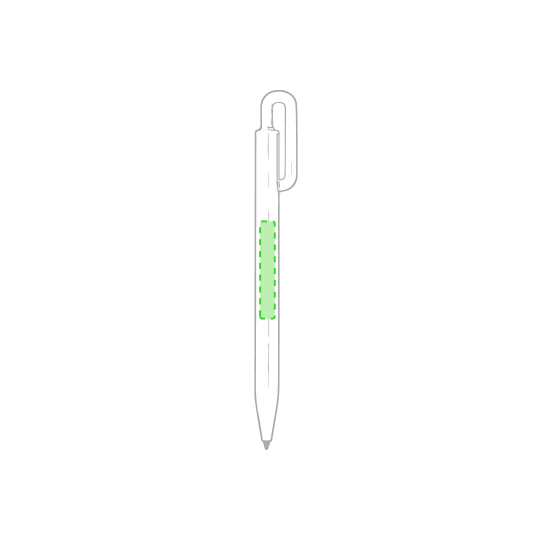
//> input picture images/1.jpg, 1080 x 1080 px (shown at 1/2 size)
$ ./RecCalc ../../../images/1.jpg   (built with g++ and OpenCV 4)
//> lines starting //> are read from the running program, lines starting //| are printed output that depends on the picture; after the words box and inside, x2 and y2 are one past the last pixel; in counts of white or black regions, pixels touching at a corner belong together
### fileHelper.h
#ifndef FILEHELPER_H
#define FILEHELPER_H

#include <opencv2/opencv.hpp>
#include <opencv2/highgui.hpp>
#include <string>
#include <cstdlib>
#include <iostream>
#include <fstream>

using namespace cv;
using namespace std;

class FileHelper
{

    public:
        FileHelper();                                                       //Constructor
        virtual ~FileHelper();                                              // Destructor
        void saveFile(Point *points, int nPoints, const char *path);        // Saves a txt file

};

#endif //FILEHELPER_H

### fileHelper.cpp
#include "fileHelper.h"

FileHelper::FileHelper() {
    // Constructor
}

FileHelper::~FileHelper() {
    // Desructor
}

void FileHelper::saveFile(Point *points, int nPoints, const char *path) {
    bool isEmpty = true;
    for (int i = 0; i < nPoints; i++)
    {
        if (points[i].x != 0 || points[i].y != 0) {
            isEmpty = false;
        }
    }

    if (isEmpty)
    {
        cout << "{}" << endl;
        return;
    }

    char jsonOut[201];
    char jsonAux[50];
    int pos = 0;
    jsonAux[0] = '\0';
    jsonOut[0] = '\0';

    // Writes the points in file
    for (int i = 0; i < nPoints; i++)
    {
        Point p = *(points + i);
        int writtenChars = 0;

        if (i == 0) {
            writtenChars = sprintf(jsonAux, "{\"c%d\":\"%d,%d\",", i + 1, p.x, p.y);
        } else if (i == 3) {
            writtenChars = sprintf(jsonAux, "\"c%d\":\"%d,%d\"}", i + 1, p.x, p.y);
        }else {
            writtenChars = sprintf(jsonAux, "\"c%d\":\"%d,%d\",", i + 1, p.x, p.y);
        }

        pos = pos + writtenChars;
        if (pos > 201){
            cout << "Name file very large" << endl;
            return;
        }
        cout << jsonAux << endl;

        #ifdef OS_Windows
            strcat_s(jsonOut, jsonAux);
        #else
            strcat(jsonOut, jsonAux);
        #endif

    }
}

### New/RecCalc/RecCalc/RecCalc.cpp
#include <iostream>
#include <string>
#include <math.h>

#include <opencv2/opencv.hpp>
#include <opencv2/highgui.hpp>
#include <opencv2/imgproc.hpp>
#include <opencv2/core/core.hpp>
#include <opencv2/features2d/features2d.hpp>
#include <opencv2/calib3d/calib3d.hpp>
#include <opencv2/core/utils/logger.hpp>
#include "../../../fileHelper.h"


#define REC_MIN_PERIMETER 50
#define ARC_COS_86 0.05
#define DEBUG

#ifdef _MSC_VER
    #define _CRT_SECURE_NO_WARNINGS
#endif

using namespace std;
using namespace cv;

cv::Mat image, border;
int imagePerimeter;

// Variables used for Canny transformation
int top_slider = 10;
int top_slider_max = 200;
char TrackbarName[50];

// Variables used for filters
int DELAY_CAPTION = 1500;
int DELAY_BLUR = 100;
int MAX_KERNEL_LENGTH = 12;

// Path for saved images
const char* BASE_PATH = "images_out\\";

// Saves the rectangle points in a txt file
void savePoints(Point* points, int number, char* path) {
    FileHelper helper;

    // Saves the name of the arquive
    char c = '\0', name[100];
    int secondPoint = 0;
    uint8_t count = 0;

    while ((secondPoint < 1) && (count < 100)) {
        c = path[count];
        if (c == '.') {
            secondPoint++;
        }
        name[count++] = c;
    }

    // Fills the name ".txt"
    name[count++] = 't';
    name[count++] = 'x';
    name[count++] = 't';
    name[count] = '\0';

    helper.saveFile(points, number, name);
}

bool saveImage(char* path, const Mat& image) {
    // Taking the name from path argument
    char  c = '\0';
    char name[100];
    int count = 0;
    int secondBar = 0;
    int nBars = 0;

    // Counting the number of / character
    do {
        c = path[count++];
        //cout << c;
        if (c == '\\') {
            nBars++;
        }

    } while (c != '\0');

    //cout << endl;
    count = 0;

    //Scanning for the image path
    do {
        c = path[count];
        name[count] = c;
        //cout << c;
        if (c == '\\') {
            secondBar++;
        }
        count++;

    } while (c != '\0' && secondBar < nBars);

    name[count] = '\0';
    //cout << endl;
    secondBar = 0;

    // Saves the image name
    char imageName[20];
    while (c != '\0') {
        c = path[count++];
        imageName[secondBar++] = c;
        //cout << c;
    }

    //cout << endl;

    // Test if has saved the image name
    if (secondBar == 0) {
        return false;
    }

    // Insere o caminho image_out/
    strcat_s(name, "images_out\\");
    strcat_s(name, imageName);

    //cout << "Filename: " << name << endl;

    return imwrite(name, image);
}

// Trackbar for Canny border algorithm
// [18 lines left out: functions on_trackbar_canny, histogramEqualize, not called in this run]

// Plots the histogram of an image
Mat plotHistogram(const Mat& image) {
    int histSize = 256;
    float range[] = { 0,256 };
    const float* histRange[] = { range };

    bool uniform = true, accumulate = false;

    Mat grayHistogram;
    calcHist(&image, 1, 0, Mat(), grayHistogram, 1, &histSize, histRange, uniform, accumulate);

    int histWidth = 512, histHeight = 400;
    int binWidth = cvRound((double)histWidth / histSize);

    Mat histImage(histHeight, histWidth, CV_8UC3, Scalar(0, 0, 0));

    normalize(grayHistogram, grayHistogram, 0, histImage.rows, NORM_MINMAX, -1, Mat());

    for (int i = 1; i < histSize; i++) {
        line(histImage, Point(binWidth * (i - 1), histHeight - cvRound(grayHistogram.at<float>(i - 1)))
            , Point(binWidth * (i), histHeight - cvRound(grayHistogram.at<float>(i)))
            , Scalar(255, 0, 0), 2, 8, 0);
    }

    #ifdef DEBUG
        imshow("histogram calculated", histImage);
        waitKey();
    #endif
    return grayHistogram;
}

// Dilation used for make bright regions larger
Mat dilateImage(const Mat& image) {

    int dilation_type = MORPH_RECT;
    int dilation_size = 2;
    Mat dilation_dst;

    Mat element = getStructuringElement(
        dilation_type,
        Size(2 * dilation_size + 1, 2 * dilation_size + 1),
        Point(dilation_size, dilation_size));

    dilate(image, dilation_dst, element);

    //imshow("Dilation Demo", dilation_dst);
    //waitKey();

    return dilation_dst;
}

// finds a cosine of angle between vectors
// from pt0->pt1 and from pt0->pt2
double angle(Point pt1, Point pt2, Point pt0) {

    double dx1 = (double)pt1.x - pt0.x;
    double dy1 = (double)pt1.y - pt0.y;
    double dx2 = (double)pt2.x - pt0.x;
    double dy2 = (double)pt2.y - pt0.y;
    // Product intern divided by the norm
    return (dx1 * dx2 + dy1 * dy2) / sqrt((dx1 * dx1 + dy1 * dy1) * (dx2 * dx2 + dy2 * dy2) + 1e-10);
}

// the function draws all the squares in the image
void drawSquare(Mat& image, Point* points) {

    for (int i = 0; i < 4; i++) {
        if (i != 3) {
            line(image, *(points + i), *(points + i + 1), Scalar(128, 255, 255), 3);
        }
        else {
            line(image, *(points + i), *(points), Scalar(128, 255, 255), 3);
        }
    }

    imshow("Squares", image);
}

void _drawContours(Mat image, vector< vector<Point> > contours, vector<Vec4i> hierarchy) {
    int levels = -1;
    Mat dest = Mat::zeros(image.rows, image.cols, CV_8UC3);

    drawContours(dest, contours, levels, Scalar(128, 255, 255), 2, LINE_AA);
    //namedWindow("contours", WINDOW_AUTOSIZE);
    //imshow("contours", dest);
}

// [43 lines left out: function getCoodinates, not called in this run]

// Get rectangle points
void getRectanglePoints(Mat& image, Point* pt_out) {

    vector<Point> contours;
    vector<Vec4i> hierarchy_out;
    vector<Vec4i> hierarchy;                //[Next, Previous, First_Child, Parent]
    vector<vector<Point>> contoursSet;
    vector<vector<Point>> contoursOut;

    findContours(image, contoursSet, hierarchy, RETR_TREE, CHAIN_APPROX_SIMPLE);

    #ifdef DEBUG
    _drawContours(image, contoursSet, hierarchy);
    #endif

    size_t numberOfContours = contoursSet.size();

    // Scans all found borders in order to test them
    for (size_t k = 0; k < numberOfContours; k++)
    {
        double perimeter = arcLength(contoursSet[k], true);
        // Debug
        #ifdef DEBUG
            cout << "Perimeter: " << perimeter << endl;
        #endif

        approxPolyDP(Mat(contoursSet[k]), contours, perimeter * 0.03, true);

        // Testa a quantidade de lados de contoursOut[k]
        if (contours.size() == 4) {
            double perimeterRec = arcLength(contours, true);

            // Checks minimal perimeter
            if (perimeterRec >= REC_MIN_PERIMETER && perimeterRec <= 0.95 * imagePerimeter) {

                // Checks the angles between the points
                double cosineAlpha[4];
                cosineAlpha[0] = fabs(angle(contours[3], contours[1], contours[0]));
                cosineAlpha[1] = fabs(angle(contours[0], contours[2], contours[1]));
                cosineAlpha[2] = fabs(angle(contours[1], contours[3], contours[2]));
                cosineAlpha[3] = fabs(angle(contours[2], contours[0], contours[3]));

                int result = 0;
                for (int i = 0; i < 4; i++) {
                    //cout << "Cosine: " << cosineAlpha[i] << endl;
                    if (cosineAlpha[i] < ARC_COS_86) {
                        result++;
                    }
                }

                if (result >= 2) {
                    #ifdef DEBUG

                        for (int i = 0; i < contours.size(); i++)
                        {
                            Point p1 = contours[i];
                            cout << "(" << p1.x << "," << p1.y << ")" << endl;
                        }
                    #endif
                    contoursOut.push_back(contours);
                    hierarchy_out.push_back(hierarchy[k]);
                    #ifdef DEBUG
                        cout << hierarchy[k] << endl;
                    #endif
                }
            }
        }
    }

    size_t secondContourSize = contoursOut.size();
    //cout << "Size 2: " << secondContourSize << endl;

    if (secondContourSize > 0) {
        _drawContours(image, contoursOut, hierarchy_out);
        vector<Point> points_vector;
        Point point[4];

        if (secondContourSize == 1) {
            points_vector = contoursOut[0];
            getCoodinates(pt_out, points_vector);
        }
        else {
            int indexGreatest = 0;

            for (int i = 0; i < secondContourSize; i++) {

                // Discards the edge of the image
                //[Next, Previous, First_Child, Parent]
                if (hierarchy_out[i][0] == -1 && hierarchy_out[i][1] == -1 && hierarchy_out[i][2] != -1 && hierarchy_out[i][3] == -1) {

                }
                else {
                    if (i != 0) {
                        int dif = hierarchy_out[i - 1][2] - hierarchy_out[i][3];
                        //cout << "DIFF " << dif << " - " << i << endl;
                        if (dif == 1) {
                            indexGreatest = i - 1;
                            break;
                        }
                    }
                }
            }

            points_vector = contoursOut[indexGreatest];
            getCoodinates(pt_out, points_vector);
        }
    }
    else {
        // Fills with zeros
        for (int i = 0; i < 4; i++) {
            *(pt_out + i) = { 0,0 };
        }

        return;
    }
}

// Mostra a imagem de destino
// [81 lines left out: functions display_dst, display_caption, filters, not called in this run]

//***********************************************************************
/////////MAIN
//***********************************************************************

int main(int argc, char** argv) {

    //Disabling the logs
    cv::utils::logging::setLogLevel(utils::logging::LOG_LEVEL_SILENT);

    vector<vector<Point>> rectangleCorners;
    // Reads an image from arquive
    image = cv::imread(argv[1], cv::IMREAD_GRAYSCALE);
    Mat colorImage = imread(argv[1], cv::IMREAD_COLOR);
//> colorImage is the input picture: 1080 rows x 1080 cols, CV_8UC3; mean B, G, R 254, 254.4, 254.1
    imagePerimeter = 2 * (image.cols + image.rows);


    if (image.empty()) {
        cout << "Erro ao ler imagem" << endl;
        return 0;
    }

    #ifdef DEBUG
        imshow("Original", colorImage);
        waitKey();
    #endif

    Mat hist = plotHistogram(image);
//> in plotHistogram, `calcHist(&image, 1, 0, Mat(), grayHistogram, 1, &histSize, histRange, ..`: grayHistogram = 256 values, max 1146175 at index 255, min 0 at index 0, mean 4556.2
//> in plotHistogram, `normalize(grayHistogram, grayHistogram, 0, histImage.rows, NORM_MINMAX..`: grayHistogram = 256 values, max 400 at index 255, min 0 at index 0, mean 1.59
//> after the loop in plotHistogram, `for (int i = 1; i < histSize; i++)`:
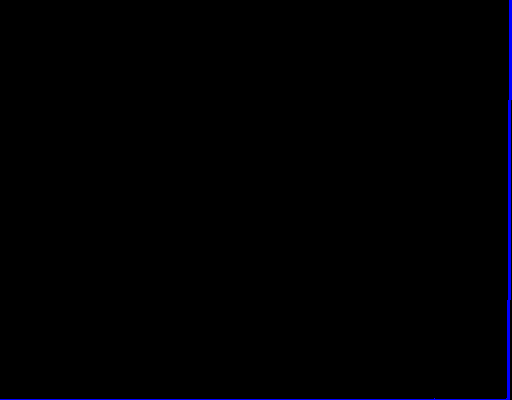
//> histImage: 400 rows x 512 cols, CV_8UC3; mean B, G, R 2.1, 0, 0
//> hist has the same summary as grayHistogram in plotHistogram

    double great = 0.0;
    double derivate = 1;
    bool signal = false;                // Neg = false ; Pos = true
    bool signal_anterior = false;       // Neg = false ; Pos = true
    int index = 0;
    int index_aux = 0;
    int indexVector[256];

    for (int j = 0; j < hist.rows - 1; j++) {

        derivate = hist.at<float>(j + 1, 0) - hist.at<float>(j, 0);

        if (fabs(derivate) > 1.0) {
            if (derivate < 0.0) {
                signal = false;
                // Signal has changed
                if (signal != signal_anterior) {
                    signal_anterior = signal;
                    indexVector[index++] = j;
                }
            }
            else {
                signal = true;
                // Signal has changed
                if (signal != signal_anterior) {
                    signal_anterior = signal;
                    indexVector[index++] = j;
                }
            }
        }
    }
//> this loop made 255 passes
//> derivate on passes 1 to 8: 0, 0, 0, 0, 0, 0, 0, 0
//> after the loop, signal_anterior = true; indexVector = 256 values, max 254 at index 2, min 0 at index 3, mean 2.68; index = 3

    if (index > 1) {
        index_aux = (indexVector[index - 2] + 255) / 2;
//> index_aux = 236
        if (index_aux >= 250) {
            index_aux = 245;
        }
    }
    else {
        index_aux = 253;
    }

    // Making Image binary
    for (int i = 0; i < image.rows; i++) {
        for (int j = 0; j < image.cols; j++) {
            uchar value = 0;
            value = image.at<uchar>(i, j);

            if (value <= index_aux) {
                image.at<uchar>(i, j) = 0;
            }
            else {
                image.at<uchar>(i, j) = 255;
            }
        }
    }
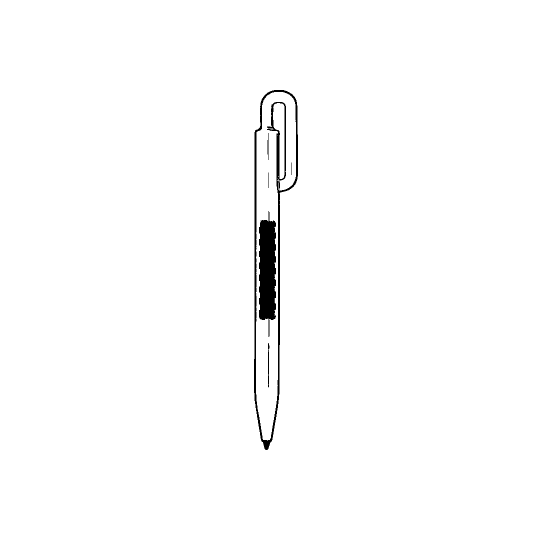
//> image: 1080 rows x 1080 cols, CV_8UC1 (shown at 1/2 size); 98.8% white; 6 black regions, box (x1, y1, x2, y2) and area: (508, 180, 596, 900) 7412, (518, 422, 552, 674) 6410, (536, 686, 539, 775) 175, (535, 266, 537, 320) 83, (537, 345, 538, 376) 31, (583, 325, 584, 350) 25

    #ifdef DEBUG
        imshow("Binarization", image);
        waitKey();
    #endif

    // Dilate image in order to accentuate the contours
    Mat dilated_image = dilateImage(image);
//> in dilateImage, `dilate(image, dilation_dst, element);`:
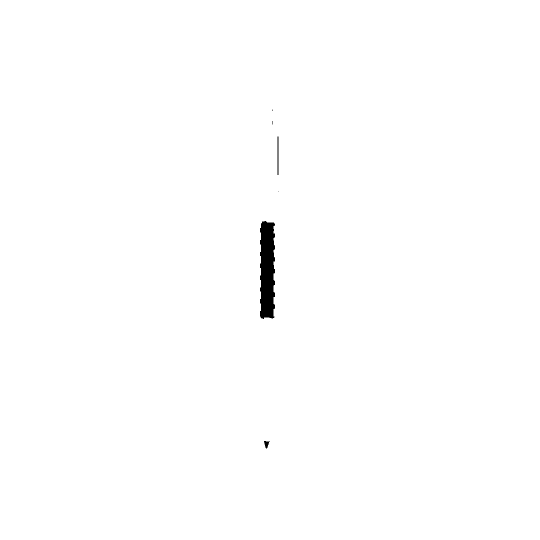
//> dilation_dst: 1080 rows x 1080 cols, CV_8UC1 (shown at 1/2 size); 99.5% white; 6 black regions (3 under 20 px), largest, box (x1, y1, x2, y2) and area: (520, 442, 550, 638) 5177, (555, 273, 557, 350) 154, (528, 882, 539, 897) 99

    // Median Filter to remove noise
    Mat timg(dilated_image);
    medianBlur(dilated_image, timg, 3);
//> dilated_image: 1080 rows x 1080 cols, CV_8UC1; 99.5% white; 3 black regions

    #ifdef DEBUG
        imshow("MedianBlur", timg);
        waitKey();
    #endif

    // Saving rectangle's points
    Point pointsToSave[4];
    getRectanglePoints(timg, pointsToSave);
//> in getRectanglePoints, `findContours(image, contoursSet, hierarchy, RETR_TREE, CHAIN_APPROX_SI..`: contoursSet = 4 contours; box (x1, y1, x2, y2) and area: (0, 0, 1080, 1080) 1164241, (519, 441, 551, 639) 5390, (554, 273, 558, 350) 226, (527, 881, 539, 898) 115
//> in _drawContours, `drawContours(dest, contours, levels, Scalar(128, 255, 255), 2, LINE_AA);`:
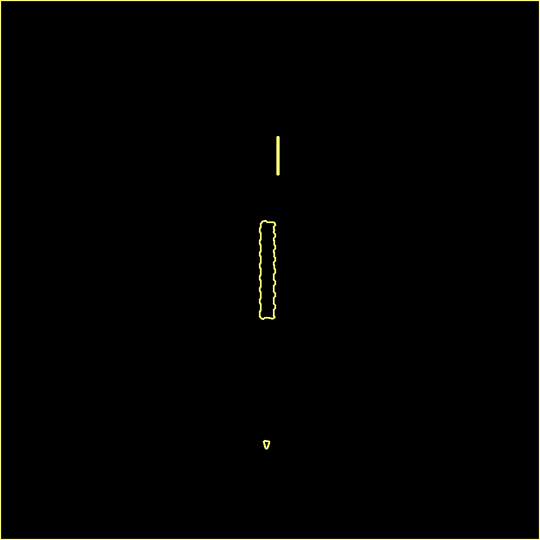
//> dest: 1080 rows x 1080 cols, CV_8UC3 (shown at 1/2 size); mean B, G, R 1.3, 2.6, 2.6
//> in getRectanglePoints, `size_t numberOfContours = contoursSet.size();`: numberOfContours = 4
//> the loop in getRectanglePoints, `for (size_t k = 0; k < numberOfContours; k++)` made 4 passes
//> (perimeter, perimeterRec, dx1 in angle, dy1 in angle, dx2 in angle, dy2 in angle, dx1 in angle (second call), dy1 in angle (second call)) on pass 3: (475.7, 417.9, -5, 197, 19, 7, -19, -7)
//> (printed output is left out)
//> after the loop in getRectanglePoints, `for (size_t k = 0; k < numberOfContours; k++)`: contoursOut = 0 contours
//> in getRectanglePoints, `size_t secondContourSize = contoursOut.size();`: secondContourSize = 0
    savePoints(pointsToSave, 4, argv[1]);

    #ifdef DEBUG
        drawSquare(colorImage, pointsToSave);
        if (saveImage(argv[1], timg))
    #endif

    return 0;
}
